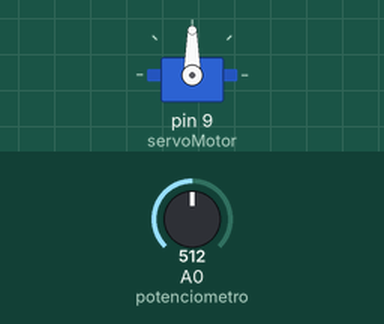
Recording of a sketch running on a simulated Arduino Uno, built with avr-gcc and run on an emulated ATmega328P. On the bench: servo. Inputs (shaded band) come from the test bench; at power-on: A0 (potenciometro) = 512. What the sketch prints to the serial monitor is not drawn.

Above: at 1.2 s.
1.3 s: A0 (potenciometro) set to 716
At 2.3 s:
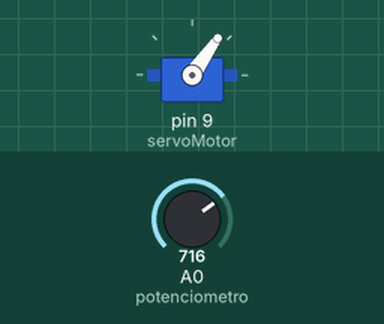
2.8 s: A0 (potenciometro) set to 900
At 3.5 s:
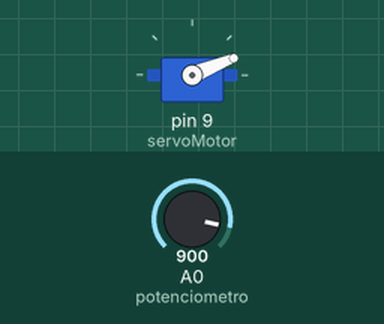
4.3 s: A0 (potenciometro) set to 1023
At 5.5 s:
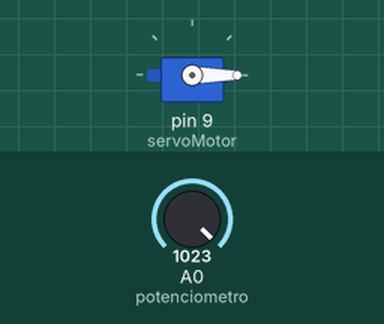
5.8 s: A0 (potenciometro) set to 306
At 6.9 s:
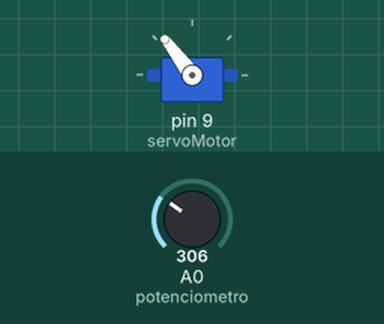
7.3 s: A0 (potenciometro) set to 122
At 8.2 s:
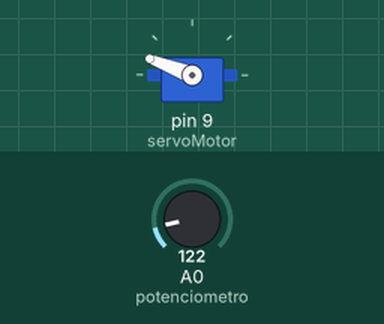
8.8 s: A0 (potenciometro) set to 0
At 9.2 s:
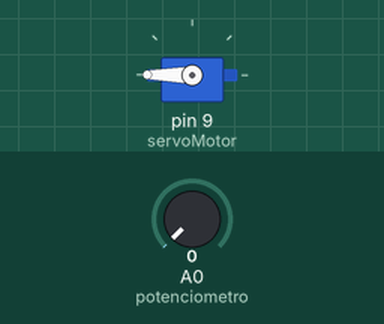
Timing chart, 0 to 11.3 s (numbered marks = the images above; inputs shaded):
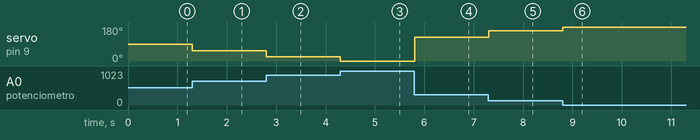

The sketch:

Ej2.ino
```cpp
#include <Servo.h>

//Declare variable to control servo motor
Servo servoMotor;
long potNumber;

#define potenciometro A0


void setup() {

  Serial.begin(9600);

  // Initialize servo to work on pin 9
  servoMotor.attach(9);
}

void loop() {

  potNumber = map(analogRead(potenciometro),0, 1023, 180, 0);

  //We move the servo with the potenciometro on potNumber (0-180)
  servoMotor.write(potNumber);

  Serial.println(potNumber);

}
```

Measured:
- after the input at 1.3 s, servo on pin 9 (servoMotor): 90° → 55° at once
- after the input at 2.8 s, servo on pin 9 (servoMotor): 55° → 22° at once
- after the input at 4.3 s, servo on pin 9 (servoMotor): 22° → 0° at once
- after the input at 5.8 s, servo on pin 9 (servoMotor): 0° → 127° at once
- after the input at 7.3 s, servo on pin 9 (servoMotor): 127° → 159° at once
- after the input at 8.8 s, servo on pin 9 (servoMotor): 159° → 180° at once
